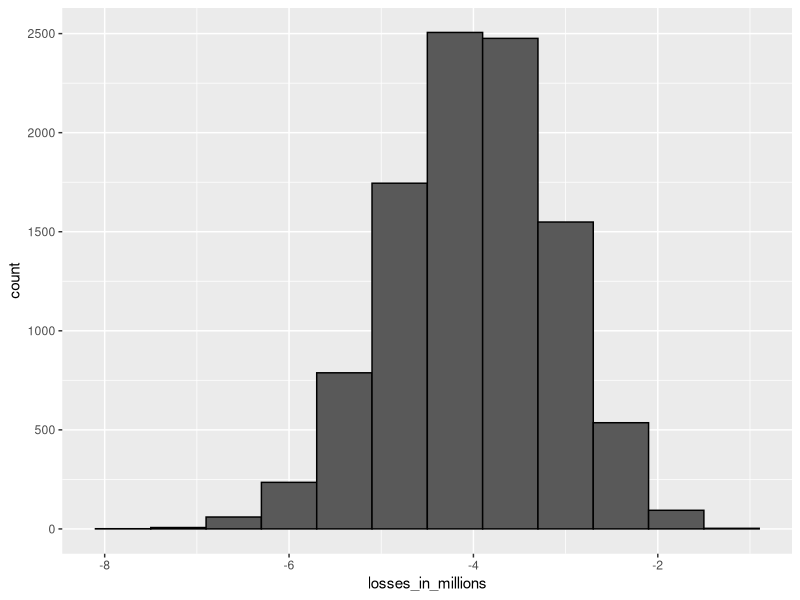
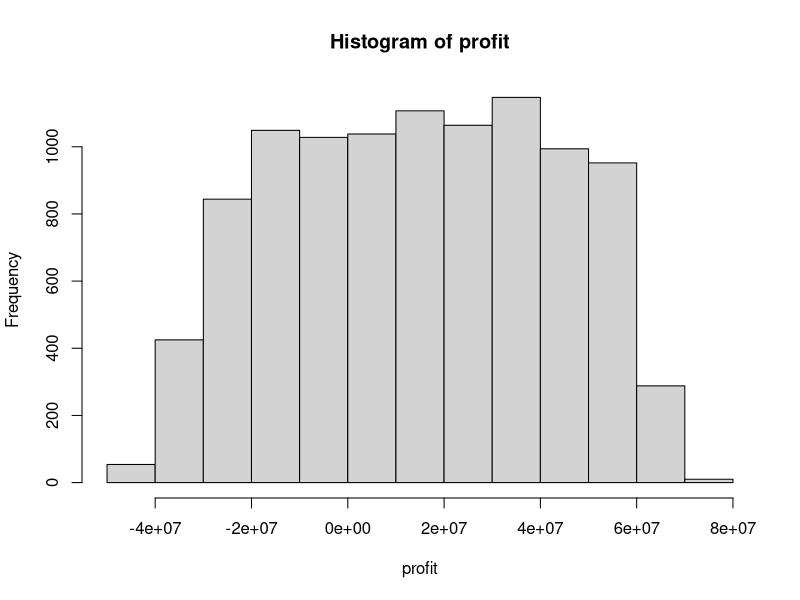
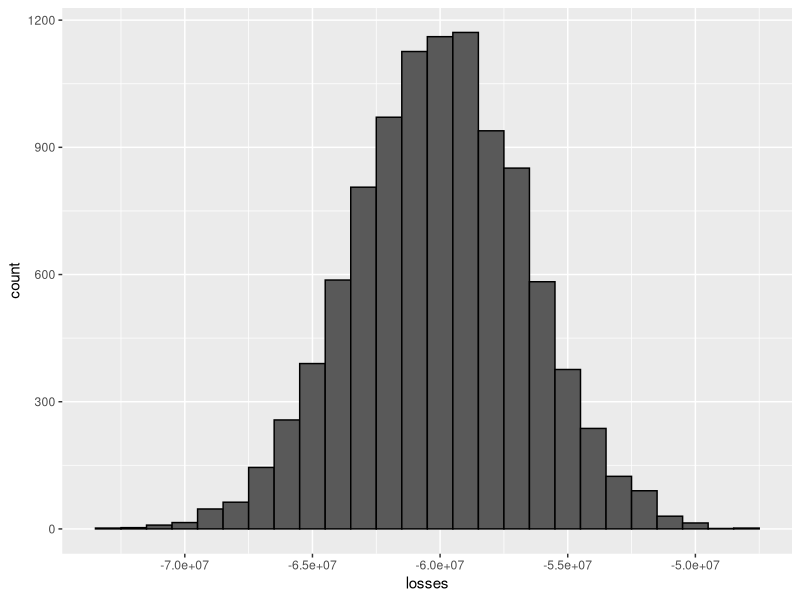

Write the R code that produced these figures, in order.
## ---- chunk 1
knitr::opts_chunk$set(echo = TRUE)
## ---- chunk 2
library(tidyverse)
## ---- chunk 3
n <- 1000
loss_per_foreclosure <- -200000
p <- 0.02
defaults <- sample( c(0,1), n, prob=c(1-p, p), replace = TRUE)
sum(defaults * loss_per_foreclosure)
## ---- chunk 4
B <- 10000
losses <- replicate(B, {
  defaults <- sample( c(0,1), n, prob=c(1-p, p), replace = TRUE) 
  sum(defaults * loss_per_foreclosure)
})
## ---- chunk 5
data.frame(losses_in_millions = losses/10^6) %>%
    ggplot(aes(losses_in_millions)) +
    geom_histogram(binwidth = 0.6, col = "black")
## ---- chunk 6
n*(p*loss_per_foreclosure + (1-p)*0)
## ---- chunk 7
sqrt(n)*abs(loss_per_foreclosure)*sqrt(p*(1-p))
## ---- chunk 8
x = - loss_per_foreclosure*p/(1-p)
x
x/180000
## ---- chunk 9
l <- loss_per_foreclosure
z <- qnorm(0.01)
x <- -l*( n*p - z*sqrt(n*p*(1-p)))/ ( n*(1-p) + z*sqrt(n*p*(1-p)))
x/180000    # interest rate
loss_per_foreclosure*p + x*(1-p)    # expected value of the profit per loan
n*(loss_per_foreclosure*p + x*(1-p)) # expected value of the profit over n loans
## ---- chunk 10
B <- 100000
profit <- replicate(B, {
    draws <- sample( c(x, loss_per_foreclosure), n, prob=c(1-p, p), replace = TRUE) 
    sum(draws)
})
mean(profit)    # expected value of the profit over n loans
mean(profit<0)    # probability of losing money
## ---- chunk 11
p <- .04
loss_per_foreclosure <- -200000
r <- 0.05
x <- r*180000
loss_per_foreclosure*p + x*(1-p)
## ---- chunk 12
z <- qnorm(0.01)
l <- loss_per_foreclosure
n <- ceiling((z^2*(x-l)^2*p*(1-p))/(l*p + x*(1-p))^2)
n    # number of loans required
n*(loss_per_foreclosure*p + x * (1-p))    # expected profit over n loans
## ---- chunk 13
B <- 10000
p <- 0.04
x <- 0.05 * 180000
profit <- replicate(B, {
    draws <- sample( c(x, loss_per_foreclosure), n, prob=c(1-p, p), replace = TRUE) 
    sum(draws)
})
mean(profit)
## ---- chunk 14
p <- 0.04
x <- 0.05*180000
profit <- replicate(B, {
    new_p <- 0.04 + sample(seq(-0.01, 0.01, length = 100), 1)
    draws <- sample( c(x, loss_per_foreclosure), n, prob=c(1-new_p, new_p), replace = TRUE)
    sum(draws)
})
mean(profit)    # expected profit
mean(profit < 0)    # probability of losing money
mean(profit < -10000000)    # probability of losing over $10 million
## ---- chunk 15
hist(profit)
## ---- chunk 16
n <- 10000
loss_per_foreclosure <- -200000
p_default <- 0.03
set.seed(1)
defaults <- sample(c(0, 1), n, prob=c(1 - p_default, p_default), replace = TRUE)
S <- sum(defaults * loss_per_foreclosure)
S
## ---- chunk 17
B <- 10000
n <- 10000
set.seed(1)
S <- replicate(B, {
  defaults <- sample( c(0,1), n, prob=c(1 - p_default, p_default), replace = TRUE) 
  sum(defaults * loss_per_foreclosure)
})
data.frame(losses = S) %>% ggplot(aes(losses)) +
  geom_histogram(binwidth = 1000000, color = "black")
## ---- chunk 18
n*(loss_per_foreclosure*p_default)
## ---- chunk 19
sqrt(n)*abs(loss_per_foreclosure)*sqrt(p_default*(1-p_default))
## ---- chunk 20
loss_per_foreclosure <- -200000
p_default <- 0.03
x <- -(loss_per_foreclosure*p_default) / (1 - p_default)
x/180000
## ---- chunk 21
n <- 10000
loss_per_foreclosure <- -200000
p_default <- 0.03

z <- qnorm(0.05)
x <- -loss_per_foreclosure*( n*p_default - z*sqrt(n*p_default*(1 - p_default)))/ ( n*(1 - p_default) + z*sqrt(n*p_default*(1 - p_default)))

x / 180000
## ---- chunk 22
library(tidyverse)
library(dslabs)
data(death_prob)
head(death_prob)
## ---- chunk 23
p <- death_prob %>% filter(age == 50 & sex == "Female") %>% select(prob) %>% unlist()
p
## ---- chunk 24
1150*(1 - p) - 150000*p
## ---- chunk 25
abs(1150 + 150000)*sqrt(p*(1-p))
## ---- chunk 26
1000*(1150*(1 - p) - 150000*p)
## ---- chunk 27
abs(1150 + 150000)*sqrt(p*(1-p))*sqrt(1000)
## ---- chunk 28
pnorm(0, 667378.1, 269657.9)
## ---- chunk 29
male <- death_prob %>% filter(age == 50 & sex == "Male") %>% pull(prob)
male
## ---- chunk 30
b <- ((700000/1000) - -150000*male)/(1-male)
b
## ---- chunk 31
err <- sqrt(1000) * abs(b - -150000) *sqrt(male*(1-male))
err
## ---- chunk 32
mu <- 1000*(b*(1 - male) - 150000*male)
pnorm(0, mu, err)
## ---- chunk 33
exp_val <- 1000*(1150*(1 - 0.015) - 150000*0.015)
exp_val
## ---- chunk 34
sd_err <- abs(1150 + 150000)*sqrt(0.015*(1-0.015))*sqrt(1000)
sd_err
## ---- chunk 35
pnorm(0, exp_val, sd_err)
## ---- chunk 36
pnorm(-1000000, exp_val, sd_err)
## ---- chunk 37
p <- seq(.01, .03, .001)
money_loss <- sapply(p, function(x){
  mu <- 1000 * (-150000*x + 1150*(1-x))
  err <- sqrt(1000) * abs(-150000 - 1150) * sqrt(x*(1 - x))
  pnorm(0, mu, err)
})

min(p[which(money_loss > 0.9)])
## ---- chunk 38
p <- seq(.01, .03, .0025)
money_loss <- sapply(p, function(x){
  mu <- 1000 * (-150000*x + 1150*(1-x))
  err <- sqrt(1000) * abs(-150000 - 1150) * sqrt(x*(1 - x))
  pnorm(-1000000, mu, err)
})

min(p[which(money_loss > 0.9)])
## ---- chunk 39
set.seed(25)
p <- .015
loss <- -150000
profit <- 1150
n <- 1000
outcomes <- sample(c(loss, profit), n, prob = c(p, 1-p), replace = TRUE)
sum(outcomes)/10^6
## ---- chunk 40
p <- 0.015
loss <- -150000
profit <- 1150
set.seed(27)
S <- replicate(10000, {
  outcomes <- sample(c(loss, profit), 1000, prob = c(p, 1-p), replace = TRUE)
  sum(outcomes)/10^6
})
mean(S< -1)
## ---- chunk 41
p <- 0.015
n <- 1000
l <- -150000
z <- qnorm(0.05)
x <- -l*( n*p - z*sqrt(n*p*(1-p)))/ ( n*(1-p) + z*sqrt(n*p*(1-p)))
x
## ---- chunk 42
l*p + x*(1-p)
## ---- chunk 43
1000*(l*p + x*(1-p))
## ---- chunk 44
set.seed(28)
B <- 10000
profit <- replicate(B, {
  draws <- sample(c(x, l), n, prob=c(1-p, p), replace = TRUE)
  sum(draws)
})
mean(profit < 0)
## ---- chunk 45
set.seed(29)
n <- 1000
B <- 10000
l <- -150000
p <- 0.015
X <- replicate(B, {
  new_p <- p + sample(seq(-0.01, 0.01, length=100), 1)
  Y <- sample(c(x, l), n, replace=TRUE, prob=c(1-new_p, new_p))
  sum(Y)
})
## ---- chunk 46
set.seed(29, sample.kind="Rounding")
n <- 1000
B <- 10000
l <- -150000
p <- 0.015
profit <- replicate(B, {
    new_p <- p + sample(seq(-0.01, 0.01, length = 100), 1)
    draws <- sample(c(x, l), n, 
                    prob=c(1-new_p, new_p), replace = TRUE) 
    sum(draws)
})
mean(profit)
## ---- chunk 47
mean(profit < 0)
## ---- chunk 48
mean(profit < -1000000)
